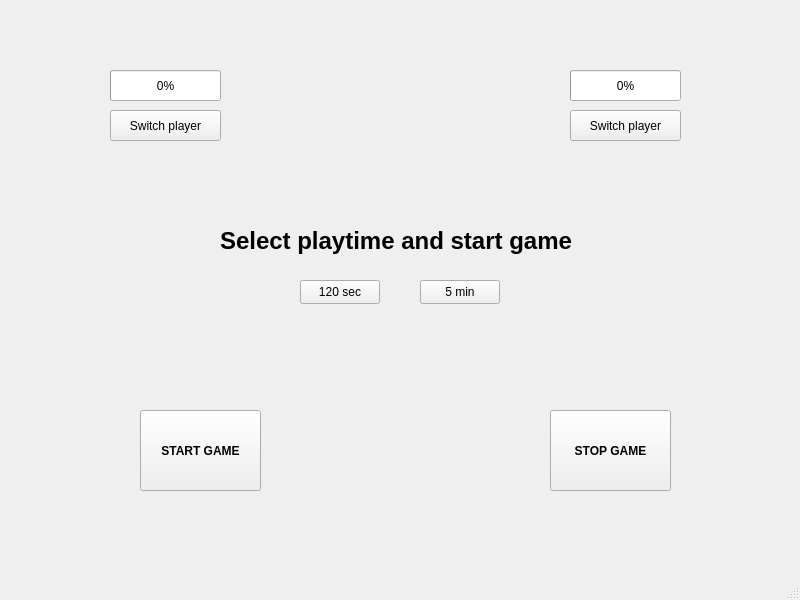
<?xml version="1.0" encoding="UTF-8"?>
<ui version="4.0">
 <class>MainWindow</class>
 <widget class="QMainWindow" name="MainWindow">
  <property name="geometry">
   <rect>
    <x>0</x>
    <y>0</y>
    <width>800</width>
    <height>600</height>
   </rect>
  </property>
  <property name="windowTitle">
   <string>MainWindow</string>
  </property>
  <widget class="QWidget" name="centralwidget">
   <widget class="QProgressBar" name="progressBar">
    <property name="geometry">
     <rect>
      <x>110</x>
      <y>70</y>
      <width>111</width>
      <height>31</height>
     </rect>
    </property>
    <property name="maximum">
     <number>120</number>
    </property>
    <property name="value">
     <number>0</number>
    </property>
   </widget>
   <widget class="QProgressBar" name="progressBar_2">
    <property name="geometry">
     <rect>
      <x>570</x>
      <y>70</y>
      <width>111</width>
      <height>31</height>
     </rect>
    </property>
    <property name="value">
     <number>0</number>
    </property>
   </widget>
   <widget class="QLabel" name="label">
    <property name="geometry">
     <rect>
      <x>220</x>
      <y>210</y>
      <width>371</width>
      <height>61</height>
     </rect>
    </property>
    <property name="font">
     <font>
      <pointsize>18</pointsize>
      <bold>true</bold>
     </font>
    </property>
    <property name="text">
     <string>Select playtime and start game</string>
    </property>
   </widget>
   <widget class="QPushButton" name="switch_player">
    <property name="geometry">
     <rect>
      <x>110</x>
      <y>110</y>
      <width>111</width>
      <height>31</height>
     </rect>
    </property>
    <property name="font">
     <font>
      <italic>false</italic>
     </font>
    </property>
    <property name="text">
     <string>Switch player</string>
    </property>
   </widget>
   <widget class="QPushButton" name="quick_mode">
    <property name="geometry">
     <rect>
      <x>300</x>
      <y>280</y>
      <width>80</width>
      <height>24</height>
     </rect>
    </property>
    <property name="text">
     <string>120 sec</string>
    </property>
   </widget>
   <widget class="QPushButton" name="long_mode">
    <property name="geometry">
     <rect>
      <x>420</x>
      <y>280</y>
      <width>80</width>
      <height>24</height>
     </rect>
    </property>
    <property name="text">
     <string>5 min</string>
    </property>
   </widget>
   <widget class="QPushButton" name="start_game">
    <property name="geometry">
     <rect>
      <x>140</x>
      <y>410</y>
      <width>121</width>
      <height>81</height>
     </rect>
    </property>
    <property name="font">
     <font>
      <italic>false</italic>
      <bold>true</bold>
     </font>
    </property>
    <property name="text">
     <string>START GAME</string>
    </property>
   </widget>
   <widget class="QPushButton" name="stop_game">
    <property name="geometry">
     <rect>
      <x>550</x>
      <y>410</y>
      <width>121</width>
      <height>81</height>
     </rect>
    </property>
    <property name="font">
     <font>
      <bold>true</bold>
     </font>
    </property>
    <property name="text">
     <string>STOP GAME</string>
    </property>
   </widget>
   <widget class="QPushButton" name="switch_player_2">
    <property name="geometry">
     <rect>
      <x>570</x>
      <y>110</y>
      <width>111</width>
      <height>31</height>
     </rect>
    </property>
    <property name="text">
     <string>Switch player</string>
    </property>
   </widget>
  </widget>
  <widget class="QMenuBar" name="menubar">
   <property name="geometry">
    <rect>
     <x>0</x>
     <y>0</y>
     <width>800</width>
     <height>21</height>
    </rect>
   </property>
  </widget>
  <widget class="QStatusBar" name="statusbar"/>
 </widget>
 <resources/>
 <connections/>
</ui>
